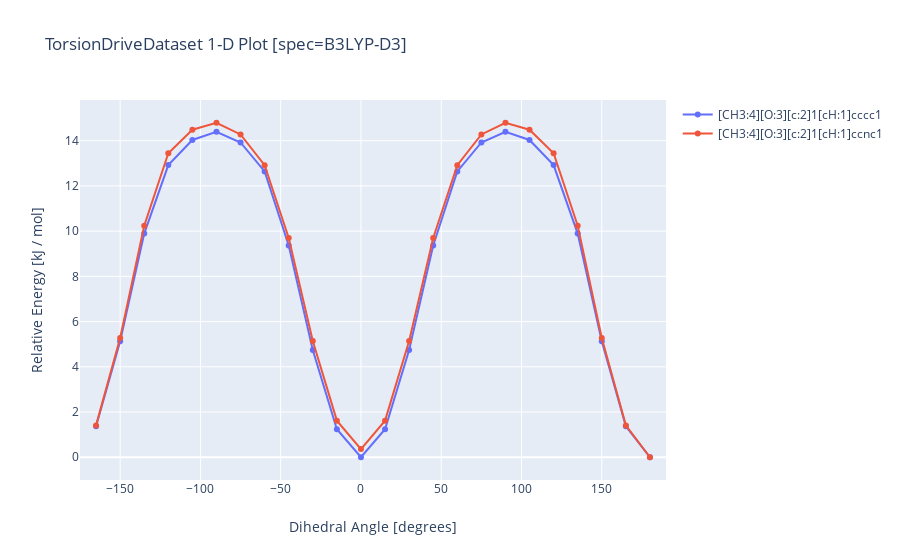

The cell this chart's notebook holds for it:
### Markdown cell above
## Visualizing the TorsionDrives

TorsionDrives can be visualized via the ``visualize`` command. Multiple torsiondrives can be plotted on the same graph for comparison.

### Code cell
ds.visualize(["[CH3:4][O:3][c:2]1[cH:1]cccc1", "[CH3:4][O:3][c:2]1[cH:1]ccnc1"], "B3LYP-D3", units="kJ / mol")

### Figure 1 — Plotly figure (JSON) as saved in the notebook; plotly's stock layout.template omitted (floating-point values rounded to 4 significant figures)
{"data": [{"mode": "lines+markers", "name": "[CH3:4][O:3][c:2]1[cH:1]cccc1", "type": "scatter", "x": [-165, -150, -135, -120, -105, -90, -75, -60, -45, -30, -15, 0, 15, 30, 45, 60, 75, 90, 105, 120, 135, 150, 165, 180], "y": [1.371, 5.132, 9.891, 12.92, 14.03, 14.39, 13.92, 12.64, 9.364, 4.74, 1.24, 0, 1.24, 4.74, 9.364, 12.64, 13.92, 14.39, 14.03, 12.92, 9.891, 5.132, 1.371, 0]}, {"mode": "lines+markers", "name": "[CH3:4][O:3][c:2]1[cH:1]ccnc1", "type": "scatter", "x": [-165, -150, -135, -120, -105, -90, -75, -60, -45, -30, -15, 0, 15, 30, 45, 60, 75, 90, 105, 120, 135, 150, 165, 180], "y": [1.409, 5.27, 10.24, 13.45, 14.48, 14.79, 14.28, 12.92, 9.7, 5.137, 1.619, 0.361, 1.619, 5.137, 9.7, 12.92, 14.28, 14.79, 14.48, 13.45, 10.24, 5.27, 1.409, 0]}], "layout": {"title": {"text": "TorsionDriveDataset 1-D Plot [spec=B3LYP-D3]"}, "xaxis": {"range": [-175, 190], "title": {"text": "Dihedral Angle [degrees]"}, "zeroline": false}, "yaxis": {"title": {"text": "Relative Energy [kJ / mol]"}, "zeroline": true}}}
